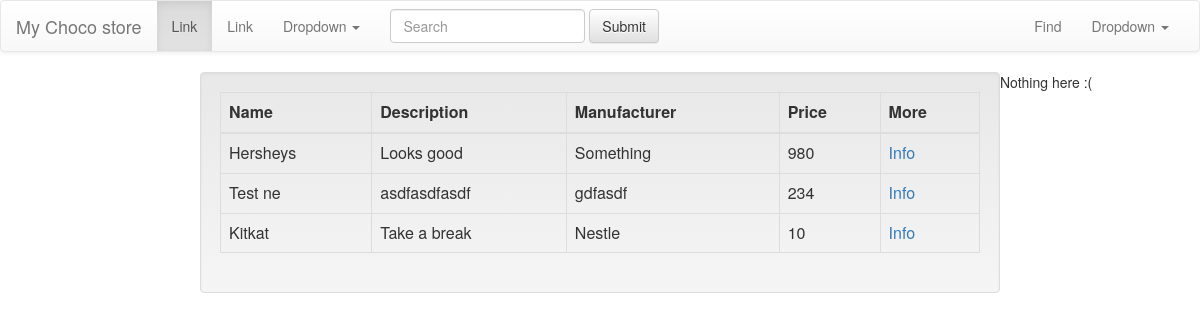
The page / on the database its author committed.
### register/models.py (models this page shows)
class Chocolate(models.Model):
    id = models.AutoField(primary_key=True)
    name = models.CharField(_('Chocolate Name'),max_length=100,blank=True )
    description = models.CharField(_('Chocolate Description'),max_length=1000,blank=True )
    manufacturer = models.CharField(_('Chocolate Manufacturer'),max_length=100,blank=True )
    price = models.IntegerField(_('Chocolate Price'),
                                 validators=[MaxValueValidator(1000), MinValueValidator(0)],
                                 help_text=_('4 digits maximum'), blank=True, null=True)

### register/views.py (the view)
# urls.py: 2. Add a URL to urlpatterns:  url(r'^$', Home.as_view(), name='home')
class Home(ListView):
    template_name="index.html"
    def get_queryset(self):
        return Chocolate.objects.all()

### register/templates/index.html
{%  extends 'base.html' %}
{%  block body %}
<div class="col-md-8 col-md-offset-2 well">
<table class="table table-hover table-bordered table-responsive">
    <thead>
    <tr>
        <th>
            Name
        </th>
        <th>
            Description
        </th>
        <th>
            Manufacturer
        </th>
        <th>
            Price
        </th>
           <th>
            More
        </th>
    </tr>
    </thead>
    <tbody>
    {% for item in object_list %}
        <tr>
            <td> {{ item.name }} </td>
            <td> {{ item.description }}</td>
            <td> {{ item.manufacturer }}</td>
            <td> {{ item.price }}</td>
            <td> <a href="{% url 'chocolate_info' item.id %}">Info</a> </td>
        </tr>
    {% endfor %}
    </tbody>
</table>
</div>
{%  if request.user.is_anonymous %}
    Nothing here :(
{%  else %}
    <div class="col-md-6 col-md-offset-5" style="padding-top: 10%;">
        <a href="{% url 'add_chocolate' %}">
            <button class="btn btn-primary"> Add a Chocolate </button>
        </a>
    </div>
{% endif %}
{%  endblock body %}

### register/templates/base.html (shortened to what this page needs)
<html>
{%  load staticfiles %}
<head>
    <link rel="stylesheet" href="{%  static 'css/bootstrap.min.css' %}" />
    <link rel="stylesheet" href="{%  static 'css/bootstrap-theme.min.css' %}"/>
    <link rel="stylesheet" href="{%  static 'css/font-awesome.css' %}"/>
</head>
<body>
{%  include 'navbar.html' %}
{% block body %}
{% endblock body %}
</body>
</html>

### register/templates/navbar.html (shortened to what this page needs)
<nav class="navbar navbar-default">
    <div class="container-fluid">
        <div class="navbar-header">
            <a class="navbar-brand" href="/">My Choco store</a>
        </div>
        <div class="collapse navbar-collapse" id="bs-example-navbar-collapse-1">
            <ul class="nav navbar-nav">
                <li class="active"><a href="#">Link <span class="sr-only">(current)</span></a></li>
                <li><a href="#">Link</a></li>
                <li class="dropdown">
                    <a href="#" class="dropdown-toggle" data-toggle="dropdown" role="button" aria-haspopup="true" aria-expanded="false">Dropdown <span class="caret"></span></a>
                </li>
            </ul>
            <form class="navbar-form navbar-left" role="search">
                <div class="form-group">
                    <input type="text" class="form-control" placeholder="Search">
                </div>
                <button type="submit" class="btn btn-default">Submit</button>
            </form>
            <ul class="nav navbar-nav navbar-right">
                <li><a href="#">Find</a></li>
                <li class="dropdown">
                    {%  if request.user.is_anonymous %}
                        <a href="#" class="dropdown-toggle" data-toggle="dropdown" role="button" aria-haspopup="true" aria-expanded="false">Dropdown <span class="caret"></span></a>
                    {% endif %}
                    </li>
                    </ul>
        </div>
    </div>
</nav>

### rows shown on the page
Chocolate: name "Hersheys", description "Looks good", manufacturer "Something", price "980"
Chocolate: name "Test ne", description "asdfasdfasdf", manufacturer "gdfasdf", price "234"
Chocolate: name "Kitkat", description "Take a break", manufacturer "Nestle", price "10"
